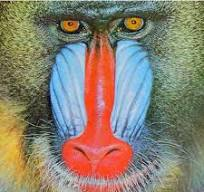
#> input picture image_recog/image/images.jpg, 204 x 192 px, found by its file name
$ python sobel.py
#> lines starting #> are read from the running program, lines starting #| are printed output that depends on the picture
from PIL import Image
import numpy as np
import math

img = Image.open(r"C:\Users\Bipro\OneDrive\Documents\Study\image_recog\image\images.jpg").convert("L")
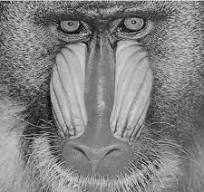
#> img: PIL image 204x192 L; min 1, max 238, mean 129.9
px = np.array(img)
h,w = px.shape
#> h = 192; w = 204

canvas = np.zeros((h,w),dtype=np.uint8)

Gx = [[-1,0,1],[-2,0,2],[-1,0,1]]
Gy = [[-1,-2,-1],[0,0,0],[1,2,1]]

k = 3
hf = k//2

for x in range(h):
    for y in range(w):
        gx_value = 0
        gy_value = 0
        for dx in range(-hf, hf+1):
            for dy in range(-hf, hf+1):
                a, b = x+dx, y+dy
                if 0 <= a < h and 0 <= b < w:
                    gx_value += int(px[a][b]) * Gx[dx+hf][dy+hf]
                    gy_value += int(px[a][b]) * Gy[dx+hf][dy+hf]

        magnitude = math.sqrt(gx_value**2 + gy_value**2)
        canvas[x][y] = min(255, int(magnitude))
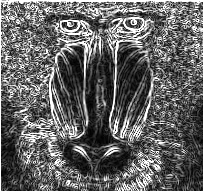
#> canvas: shape (192, 204); min 0, max 255, mean 100.9
Image.fromarray(canvas).save("sobel.png")
